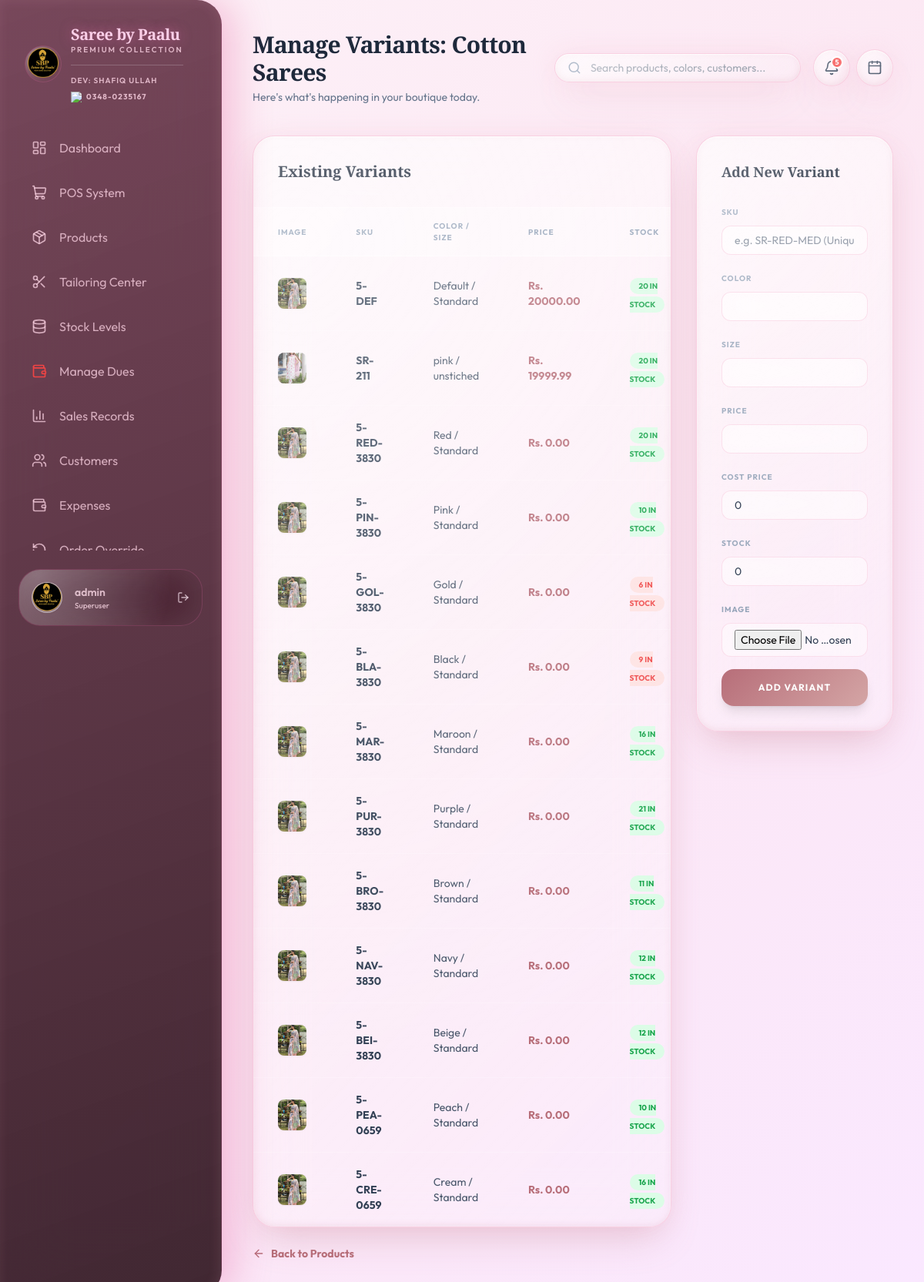
Screenshot of /products/5/variants/ (signed in) with the database file from the repository.
### dashboard/models.py (models this page shows, shortened)
class Product(models.Model):
    name = models.CharField(max_length=200)
    category = models.ForeignKey(Category, on_delete=models.SET_NULL, null=True)
    subcategory = models.ForeignKey(SubCategory, on_delete=models.SET_NULL, null=True, blank=True)
    image = models.ImageField(upload_to='products/', null=True, blank=True)
    is_handmade = models.BooleanField(default=False)
    description = models.TextField(blank=True, null=True)
    created_at = models.DateTimeField(auto_now_add=True)

class ProductVariant(models.Model):
    product = models.ForeignKey(Product, on_delete=models.CASCADE, related_name='variants')
    sku = models.CharField(max_length=50, unique=True)
    color = models.CharField(max_length=50)
    size = models.CharField(max_length=20)
    price = models.DecimalField(max_digits=10, decimal_places=2, validators=[MinValueValidator(0)])
    cost_price = models.DecimalField(max_digits=10, decimal_places=2, default=0, validators=[MinValueValidator(0)])
    stock = models.IntegerField(default=0)
    image = models.ImageField(upload_to='variants/', blank=True, null=True)

### dashboard/views.py (the view)
# urls.py: path('products/<int:product_pk>/variants/', views.manage_variants, name='manage_variants'),
def manage_variants(request, product_pk):
    product = get_object_or_404(Product, pk=product_pk)
    variants = product.variants.all()
    if request.method == 'POST':
        form = VariantForm(request.POST, request.FILES)
        if form.is_valid():
            variant = form.save(commit=False)
            variant.product = product
            if variant.cost_price == 0:
                variant.cost_price = variant.price
            variant.save()
            return redirect('manage_variants', product_pk=product.pk)
    else:
        form = VariantForm()
    return render(request, 'dashboard/manage_variants.html', {'product': product, 'variants': variants, 'form': form})

### dashboard/templates/dashboard/manage_variants.html (shortened to what this page needs)
{% extends 'dashboard/base.html' %}
{% block header %}Manage Variants: {{ product.name }}{% endblock %}
{% block content %}
<div class="grid grid-cols-1 lg:grid-cols-3 gap-8">
    <div class="lg:col-span-2 space-y-6">
        <div class="glass-card overflow-hidden">
            <div class="p-8 border-b border-white/50">
                <h4 class="text-xl font-bold text-slate-800 playfair">Existing Variants</h4>
            </div>
            <div class="overflow-x-auto">
                <table class="w-full">
                    <thead>
                        <tr class="bg-white/30 border-b border-white/50">
                            <th class="px-8 py-4 text-left text-[10px] font-bold text-slate-400 uppercase tracking-widest">Image</th>
                            <th class="px-8 py-4 text-left text-[10px] font-bold text-slate-400 uppercase tracking-widest">SKU</th>
                            <th class="px-8 py-4 text-left text-[10px] font-bold text-slate-400 uppercase tracking-widest">Color / Size</th>
                            <th class="px-8 py-4 text-left text-[10px] font-bold text-slate-400 uppercase tracking-widest">Price</th>
                            <th class="px-8 py-4 text-left text-[10px] font-bold text-slate-400 uppercase tracking-widest">Stock</th>
                        </tr>
                    </thead>
                    <tbody class="divide-y divide-white/20">
                        {% for variant in variants %}
                        <tr class="hover:bg-white/20 transition-colors">
                            <td class="px-8 py-4">
                                {% if variant.image %}
                                <img src="{{ variant.image.url }}" class="w-10 h-10 rounded-lg object-cover shadow-sm">
                                {% elif variant.product.image %}
                                <img src="{{ variant.product.image.url }}" class="w-10 h-10 rounded-lg object-cover shadow-sm">
                                {% else %}
                                <div class="w-10 h-10 rounded-lg bg-slate-50 flex items-center justify-center text-slate-200">
                                    <i data-lucide="image" class="w-4 h-4"></i>
                                </div>
                                {% endif %}
                            </td>
                            <td class="px-8 py-4 text-sm font-bold text-slate-700">{{ variant.sku }}</td>
                            <td class="px-8 py-4 text-sm text-slate-600">{{ variant.color }} / {{ variant.size }}</td>
                            <td class="px-8 py-4 text-sm font-bold text-premium-gold">Rs. {{ variant.price }}</td>
                            <td class="px-8 py-4">
                                <span class="px-3 py-1 {% if variant.stock < 10 %}bg-red-100 text-red-500{% else %}bg-green-100 text-green-600{% endif %} text-[10px] font-bold rounded-full uppercase">
                                    {{ variant.stock }} In Stock
                                </span>
                            </td>
                        </tr>
                        {% empty %}
                        <tr>
                            <td colspan="5" class="px-8 py-10 text-center text-slate-400 italic text-sm">No variants added yet.</td>
                        </tr>
                        {% endfor %}
                    </tbody>
                </table>
            </div>
        </div>
        <a href="{% url 'products' %}" class="inline-flex items-center gap-2 text-premium-gold font-bold text-sm hover:underline">
            <i data-lucide="arrow-left" class="w-4 h-4"></i>
            Back to Products
        </a>
    </div>
    <div>
        <div class="glass-card p-8">
            <h4 class="text-lg font-bold text-slate-800 playfair mb-6">Add New Variant</h4>
            <form method="POST" enctype="multipart/form-data" class="space-y-4">
                {% for field in form %}
                <div class="space-y-2">
                    <label class="text-[10px] font-bold text-slate-400 uppercase tracking-widest">{{ field.label }}</label>
                    {{ field }}
                </div>
                {% endfor %}
                <button type="submit" class="w-full py-4 btn-premium rounded-2xl text-xs font-bold text-white uppercase tracking-widest shadow-lg mt-4">
                    Add Variant
                </button>
            </form>
        </div>
    </div>
</div>
{% endblock %}

### dashboard/templates/dashboard/base.html (shortened to what this page needs)
{% load static %}
<!DOCTYPE html>
<html lang="en">
<head>
    <script src="https://cdn.tailwindcss.com"></script>
</head>
<body class="antialiased">
    <div class="flex min-h-screen">
        <aside class="w-72 glass-sidebar fixed inset-y-0 left-0 z-50 flex flex-col">
            <div class="p-8">
                <div class="flex items-center gap-3">
                    <div
                        class="w-12 h-12 glass-card bg-gradient-to-br from-pink-600/30 to-purple-900/40 border-pink-400/30 shadow-[0_0_15px_rgba(219,39,119,0.3)] flex items-center justify-center overflow-hidden shrink-0">
                        <img src="{% static 'images/sbp_logo.png' %}" alt="SBP"
                            class="w-full h-full object-contain scale-[1.6]">
                    </div>
                    <div>
                        <h1 class="text-xl font-extrabold text-white playfair tracking-tight leading-tight">Saree by
                            Paalu</h1>
                        <p class="text-[10px] uppercase tracking-[0.2em] text-pink-200 font-semibold">Premium Collection
                        </p>
                        <div class="mt-3 pt-3 border-t border-white/20">
                            <p class="text-[10px] text-white uppercase tracking-widest font-semibold">Dev: shafiq ullah
                            </p>
                            <div class="flex items-center gap-1.5 mt-1.5">
                                <img src="https://upload.wikimedia.org/wikipedia/commons/6/6b/WhatsApp.svg"
                                    class="w-3.5 h-3.5" alt="WA">
                                <p class="text-[10px] text-pink-100 font-bold tracking-widest">0348-0235167</p>
                            </div>
                        </div>
                    </div>
                </div>
            </div>
            <nav class="flex-1 px-4 space-y-1 overflow-y-auto scrollbar-hide" style="max-height: calc(100vh - 250px);">
                <a href="{% url 'dashboard' %}"
                    class="nav-link {% if request.resolver_match.url_name == 'dashboard' %}active{% endif %} flex items-center gap-4 px-6 py-3.5 rounded-2xl text-slate-600">
                    <i data-lucide="layout-dashboard" class="w-5 h-5"></i>
                    <span>Dashboard</span>
                </a>
                <a href="{% url 'pos' %}"
                    class="nav-link {% if request.resolver_match.url_name == 'pos' %}active{% endif %} flex items-center gap-4 px-6 py-3.5 rounded-2xl text-slate-600">
                    <i data-lucide="shopping-cart" class="w-5 h-5"></i>
                    <span>POS System</span>
                </a>
                <a href="{% url 'products' %}"
                    class="nav-link {% if request.resolver_match.url_name == 'products' %}active{% endif %} flex items-center gap-4 px-6 py-3.5 rounded-2xl text-slate-600">
                    <i data-lucide="package" class="w-5 h-5"></i>
                    <span>Products</span>
                </a>
                <a href="{% url 'tailoring' %}"
                    class="nav-link {% if request.resolver_match.url_name == 'tailoring' %}active{% endif %} flex items-center gap-4 px-6 py-3.5 rounded-2xl text-slate-600">
                    <i data-lucide="scissors" class="w-5 h-5"></i>
                    <span>Tailoring Center</span>
                </a>
                <a href="{% url 'inventory' %}"
                    class="nav-link {% if request.resolver_match.url_name == 'inventory' %}active{% endif %} flex items-center gap-4 px-6 py-3.5 rounded-2xl text-slate-600">
                    <i data-lucide="database" class="w-5 h-5"></i>
                    <span>Stock Levels</span>
                </a>
                <a href="{% url 'dues' %}"
                    class="nav-link {% if request.resolver_match.url_name == 'dues' %}active{% endif %} flex items-center gap-4 px-6 py-3.5 rounded-2xl text-slate-600">
                    <i data-lucide="wallet" class="w-5 h-5 text-red-500"></i>
                    <span>Manage Dues</span>
                </a>
                <a href="{% url 'sales' %}"
                    class="nav-link {% if request.resolver_match.url_name == 'sales' %}active{% endif %} flex items-center gap-4 px-6 py-3.5 rounded-2xl text-slate-600">
                    <i data-lucide="bar-chart-3" class="w-5 h-5"></i>
                    <span>Sales Records</span>
                </a>
                <a href="{% url 'customers' %}"
                    class="nav-link {% if request.resolver_match.url_name == 'customers' %}active{% endif %} flex items-center gap-4 px-6 py-3.5 rounded-2xl text-slate-600">
                    <i data-lucide="users" class="w-5 h-5"></i>
                    <span>Customers</span>
                </a>
                <a href="{% url 'expenses' %}"
                    class="nav-link {% if request.resolver_match.url_name == 'expenses' %}active{% endif %} flex items-center gap-4 px-6 py-3.5 rounded-2xl text-slate-600">
                    <i data-lucide="wallet" class="w-5 h-5"></i>
                    <span>Expenses</span>
                </a>
                <a href="{% url 'void_orders_list' %}"
                    class="nav-link {% if request.resolver_match.url_name == 'void_orders_list' %}active{% endif %} flex items-center gap-4 px-6 py-3.5 rounded-2xl text-slate-600">
                    <i data-lucide="rotate-ccw" class="w-5 h-5"></i>
                    <span>Order Override</span>
                </a>
            </nav>
            <div class="p-6">
                <div class="glass-card p-4 flex items-center gap-4">
                    <div
                        class="w-10 h-10 rounded-full bg-white/20 border border-white/40 overflow-hidden shadow-sm flex items-center justify-center">
                        <img src="{% static 'images/sbp_logo.png' %}" alt="Logo"
                            class="w-full h-full object-contain scale-[1.8]">
                    </div>
                    <div class="flex-1 min-w-0">
                        <p class="text-sm font-semibold text-slate-700 truncate">{{ request.user.get_full_name|default:request.user.username }}</p>
                        <p class="text-[10px] text-slate-500 font-medium">{% if request.user.is_superuser %}Superuser{% elif request.user.is_staff %}Staff{% else %}User{% endif %}</p>
                    </div>
                    <a href="{% url 'logout' %}" class="text-pink-100/70 hover:text-white transition-colors" title="Logout">
                        <i data-lucide="log-out" class="w-4 h-4"></i>
                    </a>
                </div>
            </div>
        </aside>
        <main class="flex-1 ml-72 p-10">
            <header class="flex items-center justify-between mb-10">
                <div>
                    <h2 class="text-3xl font-bold text-slate-800 playfair tracking-tight">{% block header %}{% endblock %}</h2>
                    <p class="text-slate-500 text-sm mt-1">Here's what's happening in your boutique today.</p>
                </div>
                <div class="flex items-center gap-4">
                    <div class="relative" x-data="globalSearch()"
                        @open-payment.window="openPaymentModal($event.detail)">
                        <div
                            class="glass-card px-4 py-2 flex items-center gap-3 w-64 lg:w-80 transition-all focus-within:ring-2 focus-within:ring-premium-gold/50">
                            <i data-lucide="search" class="w-5 h-5 text-slate-400"></i>
                            <input type="text" x-model="query" @input.debounce.300ms="performSearch"
                                placeholder="Search products, colors, customers..."
                                class="bg-transparent border-none focus:ring-0 text-sm text-slate-600 w-full outline-none">
                        </div>
                    </div>
                    <div class="flex items-center gap-2">
                        <div class="relative" x-data="notificationsComponent()" x-init="fetchNotifications()">
                            <button @click="isOpen = !isOpen" @click.away="isOpen = false"
                                class="w-12 h-12 glass-card flex items-center justify-center text-slate-600 hover:text-premium-gold transition-colors relative">
                                <i data-lucide="bell" class="w-5 h-5"></i>
                                <span x-show="unreadCount > 0" x-text="unreadCount"
                                    class="absolute top-2 right-2 w-4 h-4 bg-red-400 text-white text-[9px] font-bold rounded-full border-2 border-white flex items-center justify-center"
                                    x-cloak></span>
                            </button>
                        </div>
                        <a href="{% url 'expenses' %}"
                            class="w-12 h-12 glass-card flex items-center justify-center text-slate-600 hover:text-premium-gold transition-colors">
                            <i data-lucide="calendar" class="w-5 h-5"></i>
                        </a>
                    </div>
                </div>
            </header>
            {% block content %}{% endblock %}
        </main>
    </div>
</body>
</html>

### rows the page displays
Product: name "Cotton Sarees"
ProductVariant: product.image (picture), sku "5-DEF", color "Default", size "Standard", price "20000.00", stock "20"
ProductVariant: image (picture), sku "SR-211", color "pink", size "unstiched", price "19999.99", stock "20"
ProductVariant: product.image (picture), sku "5-RED-3830", color "Red", size "Standard", price "0.00", stock "20"
ProductVariant: product.image (picture), sku "5-PIN-3830", color "Pink", size "Standard", price "0.00", stock "10"
ProductVariant: product.image (picture), sku "5-GOL-3830", color "Gold", size "Standard", price "0.00", stock "6"
ProductVariant: product.image (picture), sku "5-BLA-3830", color "Black", size "Standard", price "0.00", stock "9"
ProductVariant: product.image (picture), sku "5-MAR-3830", color "Maroon", size "Standard", price "0.00", stock "16"
ProductVariant: product.image (picture), sku "5-PUR-3830", color "Purple", size "Standard", price "0.00", stock "21"
ProductVariant: product.image (picture), sku "5-BRO-3830", color "Brown", size "Standard", price "0.00", stock "11"
ProductVariant: product.image (picture), sku "5-NAV-3830", color "Navy", size "Standard", price "0.00", stock "12"
ProductVariant: product.image (picture), sku "5-BEI-3830", color "Beige", size "Standard", price "0.00", stock "12"
ProductVariant: product.image (picture), sku "5-PEA-0659", color "Peach", size "Standard", price "0.00", stock "10"
ProductVariant: product.image (picture), sku "5-CRE-0659", color "Cream", size "Standard", price "0.00", stock "16"

### other values shown
{{ request.user.get_full_name|default:request.user.username }} "admin"
{{ field.label }} "SKU" "COLOR" "SIZE" "PRICE" "COST PRICE" "STOCK" "IMAGE"
